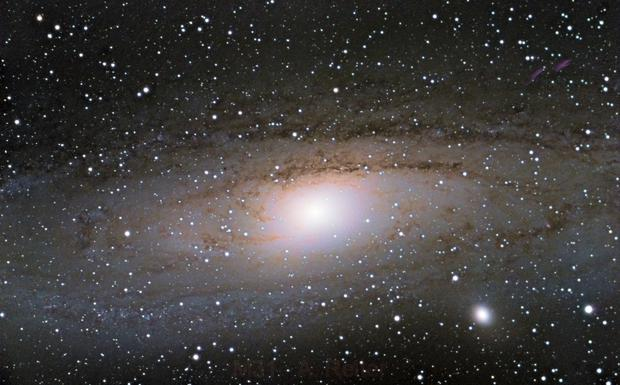
#> input picture Images_HD/Galaxie/2f07c7.png, 620 x 385 px; its folder holds 4 pictures in this run
$ python redim.py
#> lines starting #> are read from the running program, lines starting #| are printed output that depends on the picture
import os
from PIL import Image

def resize_and_compress_images_in_folder(folder_path, size=(600, 600), quality=90):

#> called with folder_path = 'Galaxie', size = (600, 600), quality = 90
    extensions = ('.png', '.jpg', '.jpeg', '.bmp', '.gif')

    for filename in os.listdir(folder_path):
        file_path = os.path.join(folder_path, filename)
        if file_path.lower().endswith(extensions):
            try:
                with Image.open(file_path) as img:
#> img is the input picture: PIL image 620x385 RGB; mean R, G, B 66.5, 63.7, 62.5
                    if img.mode in ['RGBA', 'P']:
                        img = img.convert('RGB')

                    resized_img = img.resize(size, Image.Resampling.LANCZOS)
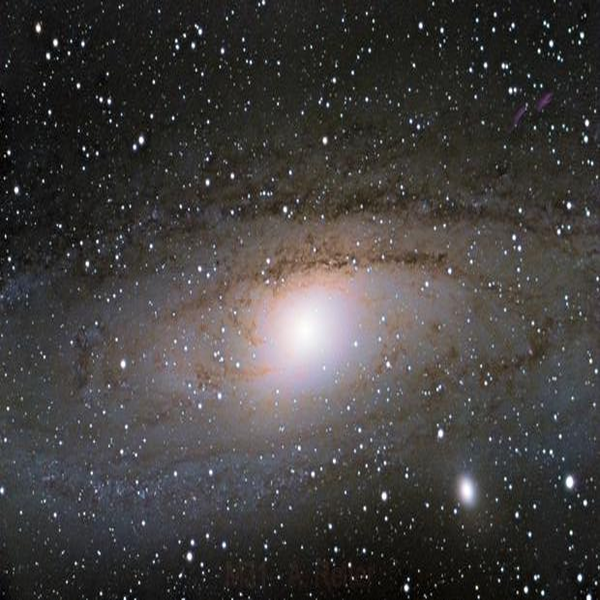
#> resized_img: PIL image 600x600 RGB; mean R, G, B 66.5, 63.7, 62.5

                    output_file_path = os.path.splitext(file_path)[0] + '.jpg'

                    resized_img.save(output_file_path, 'JPEG', optimize=True, quality=quality)


                    if output_file_path != file_path:
                        os.remove(file_path)


            except Exception as e:
                print(f"Error processing image {file_path}: {e}")
#> pass 2 of the loop in resize_and_compress_images_in_folder, `for filename in os.listdir(folder_path):`:
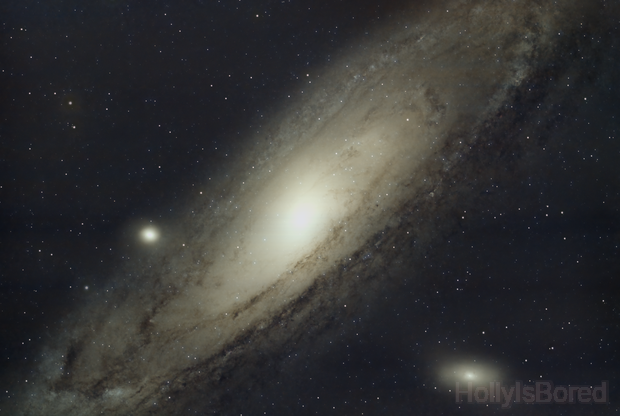
#> input picture Images_HD/Galaxie/458h19.png, 620 x 416 px
#> in resize_and_compress_images_in_folder, img is the input picture: PIL image 620x416 RGBA; mean R, G, B, A 54.6, 54.5, 53.8, 254.8
#> img: PIL image 620x416 RGB
#> in resize_and_compress_images_in_folder, `resized_img = img.resize(size, Image.Resampling.LANCZOS)`:
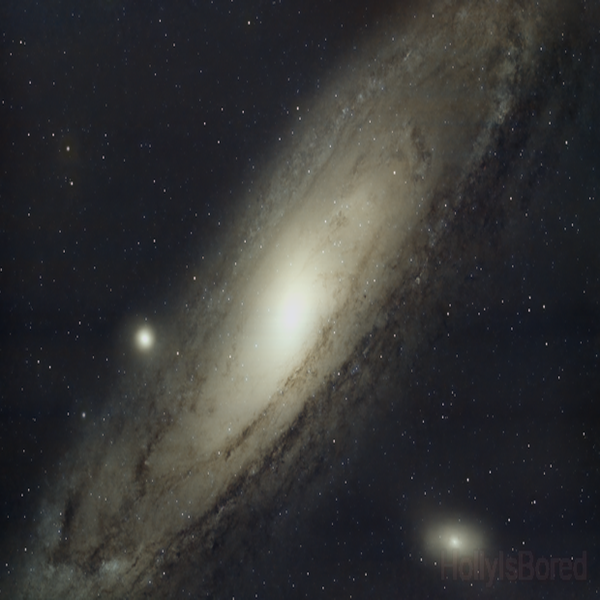
#> resized_img: PIL image 600x600 RGB; mean R, G, B 54.6, 54.5, 53.8

folder_path = 'Galaxie'
resize_and_compress_images_in_folder(folder_path)
